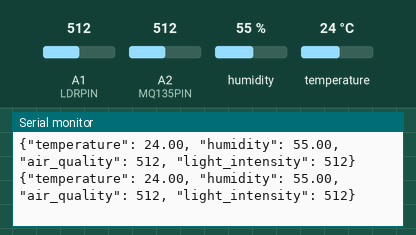
This sketch was run on a simulated Arduino Uno, built with avr-gcc and run on an emulated ATmega328P. Parts: the last lines printed to the serial monitor. Inputs (shaded band) come from the test bench; at power-on: humidity 55 %, A1 (LDRPIN) = 512, A2 (MQ135PIN) = 512, temperature 24 °C.

Above: at 2.9 s.
3.0 s: humidity set to 22 %
At 4.6 s:
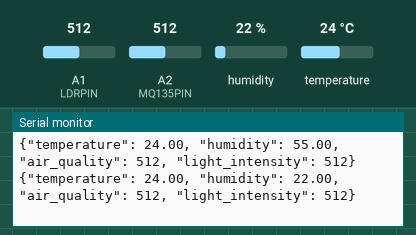
5.9 s: A1 (LDRPIN) set to 716
At 7.7 s:
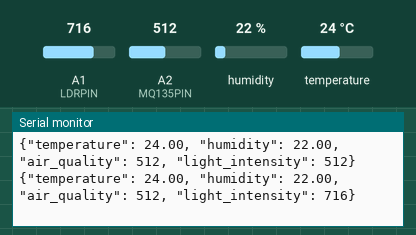
15.1 s: A2 (MQ135PIN) set to 716
At 15.1 s:
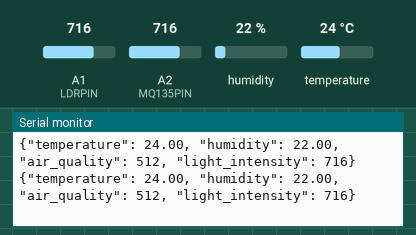
18.0 s: temperature set to 12 °C
At 19.8 s:
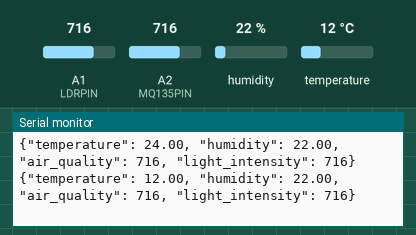
20.9 s: A1 (LDRPIN) set to 992
At 22.8 s:
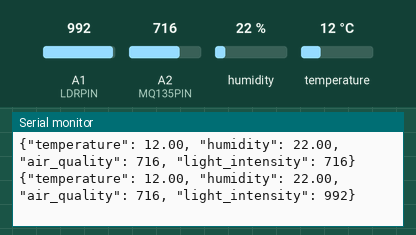
Timing chart, 0 to 24.3 s (numbered marks = the images above; inputs shaded):
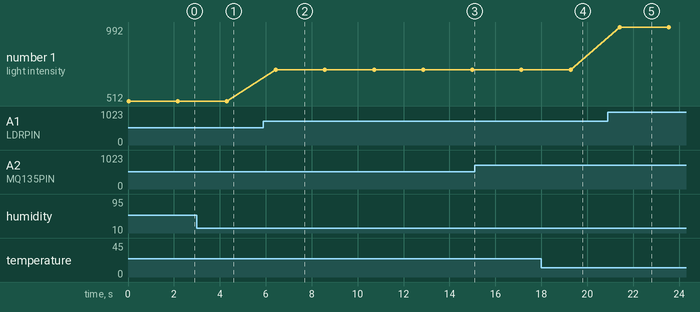

Measured:
- after the input at 3.0 s, the serial monitor: prints a new line after 1.3 s (image 1)
- after the input at 5.9 s, the serial monitor: prints a new line after 0.54 s (image 2)
- after the input at 18.0 s, the serial monitor: prints a new line after 1.3 s (image 4)
- after the input at 20.9 s, the serial monitor: prints a new line after 0.51 s (image 5)
- plotted number 1: 512 → 716 after the input at 5.9 s, 716 → 992 after the input at 20.9 s

The sketch:

Weather_Station.ino
```cpp
#include <DHT.h>
#include <SoftwareSerial.h>

// Define sensor pins
#define DHTPIN 3
#define MQ135PIN A2
#define LDRPIN A1

// Define DHT sensor type
#define DHTTYPE DHT11

// Initialize DHT sensor
DHT dht(DHTPIN, DHTTYPE);

// Create a SoftwareSerial object for Bluetooth communication
SoftwareSerial bluetoothSerial(10, 11); // RX, TX

void setup() {
  // Start serial communication with PC
  Serial.begin(9600);

  // Start serial communication with Bluetooth module
  bluetoothSerial.begin(9600);

  // Initialize DHT sensor
  dht.begin();

  // Initialize sensor pins
  pinMode(MQ135PIN, INPUT);
  pinMode(LDRPIN, INPUT);
}

void loop() {
  // Read temperature and humidity
  float humidity = dht.readHumidity();
  float temperature = dht.readTemperature();

  // Read sensor values
  int airQuality = analogRead(MQ135PIN);
  int lightIntensity = analogRead(LDRPIN);

  // Check if any reads failed
  if (isnan(temperature) || isnan(humidity)) {
    bluetoothSerial.println("Error: Failed to read from DHT sensor!");
    return;
  }

  // Format data as JSON
  String data = "{\"temperature\": " + String(temperature) +
                ", \"humidity\": " + String(humidity) +
                ", \"air_quality\": " + String(airQuality) +
                ", \"light_intensity\": " + String(lightIntensity) + "}";

  // Print data to Serial Monitor
  Serial.println(data);

  // Send data over Bluetooth
  bluetoothSerial.println(data);

  // Check for Bluetooth commands
  if (bluetoothSerial.available()) {
    char command = bluetoothSerial.read();
    handleBluetoothCommand(command);
  }

  // Delay before next reading
  delay(2000); // Adjust the delay as needed
}

void handleBluetoothCommand(char command) {
  switch (command) {
    case 'T': // Temperature
      bluetoothSerial.print("Temperature: ");
      bluetoothSerial.print(dht.readTemperature());
      bluetoothSerial.println(" °C");
      break;

    case 'H': // Humidity
      bluetoothSerial.print("Humidity: ");
      bluetoothSerial.print(dht.readHumidity());
      bluetoothSerial.println(" %");
      break;

    case 'A': // Air Quality
      bluetoothSerial.print("Air Quality: ");
      bluetoothSerial.println(analogRead(MQ135PIN));
      break;

    case 'L': // Light Intensity
      bluetoothSerial.print("Light Intensity: ");
      bluetoothSerial.println(analogRead(LDRPIN));
      break;

    default:
      bluetoothSerial.println("Unknown command");
  }
}
```
